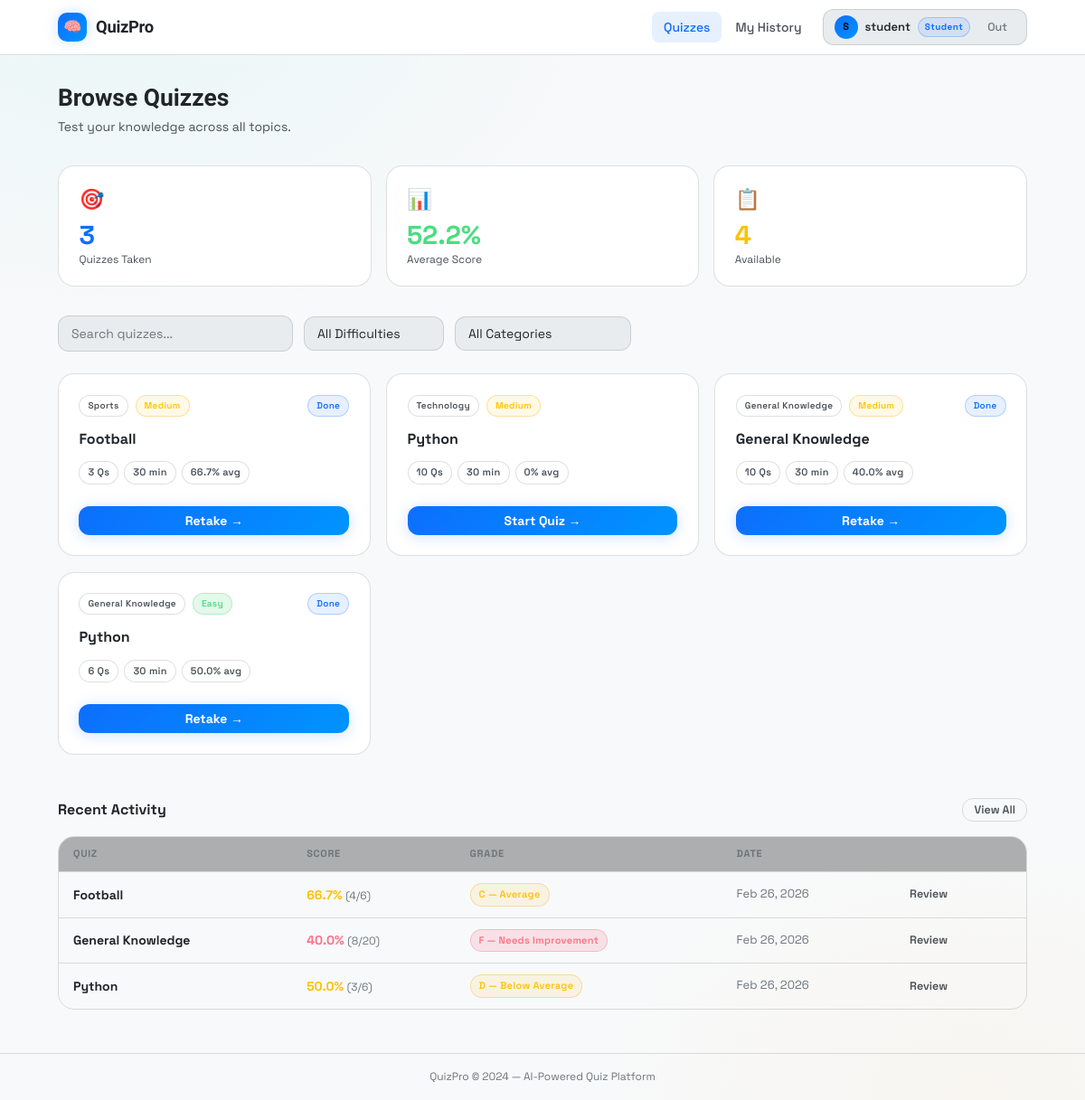
The page /student/dashboard (signed in) on the database its author committed.
### models.py (models this page shows, shortened)
class User(UserMixin, db.Model):
    __tablename__ = 'users'
    id            = db.Column(db.Integer, primary_key=True)
    username      = db.Column(db.String(64),  unique=True, nullable=False, index=True)
    email         = db.Column(db.String(120), unique=True, nullable=False, index=True)
    password_hash = db.Column(db.String(256), nullable=False)
    role          = db.Column(db.String(20),  nullable=False, default='student')
    created_at    = db.Column(db.DateTime,    default=datetime.utcnow)
    quizzes  = db.relationship('Quiz',    backref='creator', lazy='dynamic', cascade='all, delete-orphan')
    attempts = db.relationship('Attempt', backref='student', lazy='dynamic', cascade='all, delete-orphan')
    @property
    def is_creator(self): return self.role == 'creator'
    @property
    def is_student(self): return self.role == 'student'

class Quiz(db.Model):
    __tablename__ = 'quizzes'
    id           = db.Column(db.Integer, primary_key=True)
    title        = db.Column(db.String(150), nullable=False)
    description  = db.Column(db.Text,        nullable=True)
    category     = db.Column(db.String(80),  nullable=False, default='General')
    difficulty   = db.Column(db.String(20),  nullable=False, default='Medium')
    time_limit   = db.Column(db.Integer,     nullable=False, default=30)
    is_published = db.Column(db.Boolean,     default=False)
    created_at   = db.Column(db.DateTime,    default=datetime.utcnow)
    updated_at   = db.Column(db.DateTime,    default=datetime.utcnow, onupdate=datetime.utcnow)
    creator_id   = db.Column(db.Integer, db.ForeignKey('users.id', ondelete='CASCADE'), nullable=False)
    questions = db.relationship('Question', backref='quiz', lazy='dynamic',
                                cascade='all, delete-orphan', order_by='Question.order_num')
    attempts  = db.relationship('Attempt',  backref='quiz', lazy='dynamic',
                                cascade='all, delete-orphan')
    @property
    def question_count(self): return self.questions.count()
    @property
    def attempt_count(self):  return self.attempts.count()
    @property
    def avg_score(self):
        atts = self.attempts.filter_by(completed=True).all()
        return round(sum(a.score_percentage for a in atts) / len(atts), 1) if atts else 0

class Attempt(db.Model):
    __tablename__ = 'attempts'
    id           = db.Column(db.Integer, primary_key=True)
    student_id   = db.Column(db.Integer, db.ForeignKey('users.id',   ondelete='CASCADE'), nullable=False)
    quiz_id      = db.Column(db.Integer, db.ForeignKey('quizzes.id', ondelete='CASCADE'), nullable=False)
    started_at   = db.Column(db.DateTime, default=datetime.utcnow)
    completed_at = db.Column(db.DateTime, nullable=True)
    completed    = db.Column(db.Boolean,  default=False)
    total_score  = db.Column(db.Integer,  default=0)
    max_score    = db.Column(db.Integer,  default=0)
    responses = db.relationship('Response', backref='attempt', lazy='dynamic',
                                cascade='all, delete-orphan')
    @property
    def score_percentage(self):
        return round((self.total_score / self.max_score) * 100, 1) if self.max_score else 0
    @property
    def grade(self):
        p = self.score_percentage
        if p >= 90: return ('A+', 'Exceptional')
        if p >= 80: return ('A',  'Excellent')
        if p >= 70: return ('B',  'Good')
        if p >= 60: return ('C',  'Average')
        if p >= 50: return ('D',  'Below Average')
        return ('F', 'Needs Improvement')

### routes/student.py (the view)
@student_bp.route('/dashboard')
@login_required
@student_required
def dashboard():
    quizzes     = Quiz.query.filter_by(is_published=True)\
                            .order_by(Quiz.created_at.desc()).all()
    my_attempts = Attempt.query.filter_by(student_id=current_user.id, completed=True)\
                               .order_by(Attempt.completed_at.desc()).all()
    attempted_ids = {a.quiz_id for a in my_attempts}
    avg_score     = round(sum(a.score_percentage for a in my_attempts) / len(my_attempts), 1) \
                    if my_attempts else 0
    categories = sorted(set(q.category for q in quizzes))
    return render_template('student/dashboard.html',
                           quizzes=quizzes, my_attempts=my_attempts[:5],
                           attempted_ids=attempted_ids, avg_score=avg_score,
                           total_attempts=len(my_attempts), categories=categories,
                           title='Browse Quizzes')

### routes/student.py (called while the page is built)
def student_required(f):
    @wraps(f)
    def dec(*a, **kw):
        if not current_user.is_authenticated or not current_user.is_student:
            flash('Access restricted to Students.', 'warning')
            abort(403)
        return f(*a, **kw)
    return dec

### templates/student/dashboard.html (shortened to what this page needs)
{% extends 'base.html' %}
{% block content %}
<div class="container">
  <div class="ph">
    <div>
      <h1>Browse Quizzes</h1>
      <p>Test your knowledge across all topics.</p>
    </div>
  </div>
  <div class="stats mb6" style="grid-template-columns:repeat(3,1fr)">
    <div class="stat">
      <div class="stat-icon">&#127919;</div>
      <div class="stat-value tcyan">{{ total_attempts }}</div>
      <div class="stat-label">Quizzes Taken</div>
    </div>
    <div class="stat">
      <div class="stat-icon">&#128202;</div>
      <div class="stat-value" style="color:#4ade80">{{ avg_score }}%</div>
      <div class="stat-label">Average Score</div>
    </div>
    <div class="stat">
      <div class="stat-icon">&#128203;</div>
      <div class="stat-value tamber">{{ quizzes|length }}</div>
      <div class="stat-label">Available</div>
    </div>
  </div>
  <div class="flex g3 mb5 wrap ai-c">
    <input type="text" id="s-search" placeholder="Search quizzes..." class="input" style="max-width:260px">
    <select id="s-diff" class="input" style="max-width:155px">
      <option value="">All Difficulties</option>
    </select>
    <select id="s-cat" class="input" style="max-width:195px">
      <option value="">All Categories</option>
    </select>
  </div>
  {% if quizzes %}
  <div class="quiz-grid" id="qgrid">
    {% for q in quizzes %}
    <div class="qcard"
         data-title="{{ q.title|lower }}"
         data-diff="{{ q.difficulty }}"
         data-cat="{{ q.category }}"
         data-url="{{ url_for('student.quiz_detail', quiz_id=q.id) }}"
         onclick="goToQuiz(this)">
      <div class="flex jb ai-c">
        <div class="flex g2 wrap">
          <span class="badge b-gray" style="font-size:10px">{{ q.category }}</span>
          {% if q.difficulty == 'Easy' %}
            <span class="badge b-success" style="font-size:10px">Easy</span>
          {% elif q.difficulty == 'Hard' %}
            <span class="badge b-danger" style="font-size:10px">Hard</span>
          {% else %}
            <span class="badge b-warning" style="font-size:10px">Medium</span>
          {% endif %}
        </div>
        {% if q.id in attempted_ids %}
          <span class="badge b-cyan" style="font-size:10px">Done</span>
        {% endif %}
      </div>
      <div class="qcard-title">{{ q.title }}</div>
      <div class="qcard-meta">
        <span class="badge b-gray">{{ q.question_count }} Qs</span>
        <span class="badge b-gray">{{ q.time_limit }} min</span>
        {% if q.attempt_count > 0 %}
          <span class="badge b-gray">{{ q.avg_score }}% avg</span>
        {% endif %}
      </div>
      <div style="margin-top:auto;padding-top:.75rem">
        <div class="btn btn-primary btn-blk" style="pointer-events:none">
          {% if q.id in attempted_ids %}Retake{% else %}Start Quiz{% endif %} &rarr;
        </div>
      </div>
    </div>
    {% endfor %}
  </div>
  {% endif %}
  {% if my_attempts %}
  <div style="margin-top:3rem">
    <div class="flex ai-c jb mb4">
      <h2 style="font-size:1rem;font-weight:700">Recent Activity</h2>
      <a href="{{ url_for('student.history') }}" class="btn btn-outline btn-sm">View All</a>
    </div>
    <div class="tbl-wrap">
      <table>
        <thead>
          <tr>
            <th>Quiz</th><th>Score</th><th>Grade</th><th>Date</th><th></th>
          </tr>
        </thead>
        <tbody>
          {% for a in my_attempts %}
          <tr>
            <td class="fw7">{{ a.quiz.title }}</td>
            <td>
              {% if a.score_percentage >= 70 %}
                <b style="color:#4ade80">{{ a.score_percentage }}%</b>
              {% elif a.score_percentage >= 50 %}
                <b style="color:var(--amber)">{{ a.score_percentage }}%</b>
              {% else %}
                <b style="color:#fb7185">{{ a.score_percentage }}%</b>
              {% endif %}
              <span class="t3" style="font-size:12px">({{ a.total_score }}/{{ a.max_score }})</span>
            </td>
            <td>
              {% if a.score_percentage >= 70 %}
                <span class="badge b-success">{{ a.grade[0] }} &mdash; {{ a.grade[1] }}</span>
              {% elif a.score_percentage >= 50 %}
                <span class="badge b-warning">{{ a.grade[0] }} &mdash; {{ a.grade[1] }}</span>
              {% else %}
                <span class="badge b-danger">{{ a.grade[0] }} &mdash; {{ a.grade[1] }}</span>
              {% endif %}
            </td>
            <td class="t3" style="font-size:13px">{{ a.completed_at.strftime('%b %d, %Y') }}</td>
            <td>
              <a href="{{ url_for('student.result', attempt_id=a.id) }}" class="btn btn-ghost btn-sm">Review</a>
            </td>
          </tr>
          {% endfor %}
        </tbody>
      </table>
    </div>
  </div>
  {% endif %}
</div>
{% endblock %}

### templates/base.html (shortened to what this page needs)
<!DOCTYPE html>
<html lang="en">
<head>
  <link rel="stylesheet" href="{{ url_for('static', filename='css/style.css') }}">
</head>
<body>
<div class="wrapper">
  <nav class="nav">
    <div class="nav-inner">
      <a href="{{ url_for('index') }}" class="nav-brand">
        <div class="brand-icon">🧠</div>
        QuizPro
      </a>
      {% if current_user.is_authenticated %}
      <div class="nav-links">
        {% if current_user.is_creator %}
          <a href="{{ url_for('creator.dashboard') }}"
             class="nav-a {% if 'creator' in (request.endpoint or '') %}active{% endif %}">Dashboard</a>
          <a href="{{ url_for('creator.create_quiz') }}" class="nav-a">+ New Quiz</a>
        {% else %}
          <a href="{{ url_for('student.dashboard') }}"
             class="nav-a {% if request.endpoint == 'student.dashboard' %}active{% endif %}">Quizzes</a>
          <a href="{{ url_for('student.history') }}"
             class="nav-a {% if request.endpoint == 'student.history' %}active{% endif %}">My History</a>
        {% endif %}
        <div class="nav-user" style="margin-left:.5rem">
          <div class="avatar">{{ current_user.username[0].upper() }}</div>
          <span class="username" style="font-size:13px;font-weight:600">{{ current_user.username }}</span>
          <span class="role-chip">{{ current_user.role|capitalize }}</span>
          <a href="{{ url_for('auth.logout') }}" class="nav-a btn-sm" style="padding:4px 9px;margin-left:2px;color:var(--t3)">Out</a>
        </div>
      </div>
      {% else %}
      <div class="nav-links">
        <a href="{{ url_for('auth.login') }}"    class="nav-a">Sign In</a>
        <a href="{{ url_for('auth.register') }}" class="btn btn-primary btn-sm">Get Started</a>
      </div>
      {% endif %}
    </div>
  </nav>
  <main class="main">{% block content %}{% endblock %}</main>
  <footer>QuizPro &copy; 2024 — AI-Powered Quiz Platform</footer>
</div>
</body>
</html>

### rows shown on the page
User: username "S", username "student", role "Student"
Quiz: category "Sports", difficulty "Medium", shows "Done", title "Football", question_count "3", time_limit "30", avg_score "66.7", shows "Retake"
Quiz: category "Technology", difficulty "Medium", title "Python", question_count "10", time_limit "30", avg_score "0", shows "Start Quiz"
Quiz: category "General Knowledge", difficulty "Medium", shows "Done", title "General Knowledge", question_count "10", time_limit "30", avg_score "40.0", shows "Retake"
Quiz: category "General Knowledge", difficulty "Easy", shows "Done", title "Python", question_count "6", time_limit "30", avg_score "50.0", shows "Retake"
Attempt: quiz "Football", score_percentage "66.7", total_score "4", max_score "6", max_score+total_score "C", max_score+total_score "Average", completed_at "Feb 26, 2026"
Attempt: quiz "General Knowledge", score_percentage "40.0", total_score "8", max_score "20", max_score+total_score "F", max_score+total_score "Needs Improvement", completed_at "Feb 26, 2026"
Attempt: quiz "Python", score_percentage "50.0", total_score "3", max_score "6", max_score+total_score "D", max_score+total_score "Below Average", completed_at "Feb 26, 2026"

### other values the page prints
{{ total_attempts }} "3"
{{ avg_score }} "52.2"
{{ quizzes|length }} "4"
